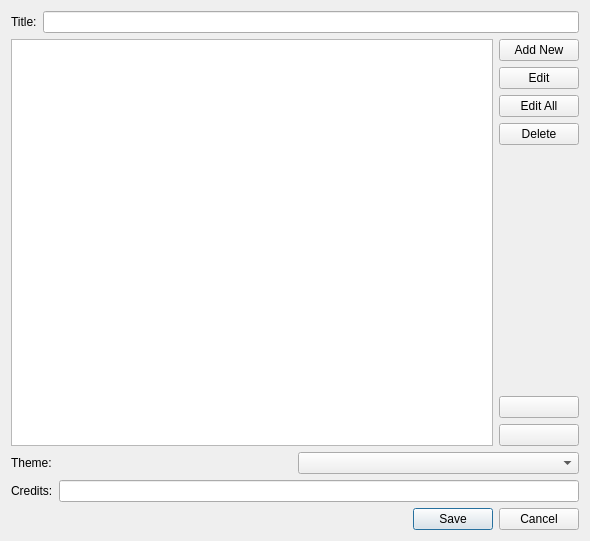
<?xml version="1.0" encoding="UTF-8"?>
<ui version="4.0">
 <class>customEditDialog</class>
 <widget class="QWidget" name="customEditDialog">
  <property name="geometry">
   <rect>
    <x>0</x>
    <y>0</y>
    <width>590</width>
    <height>541</height>
   </rect>
  </property>
  <property name="windowTitle">
   <string>Edit Custom Slides</string>
  </property>
  <property name="windowIcon">
   <iconset>
    <normaloff>:/icon/openlp.org-icon-32.bmp</normaloff>:/icon/openlp.org-icon-32.bmp</iconset>
  </property>
  <layout class="QGridLayout" name="gridLayout">
   <item row="2" column="0">
    <layout class="QHBoxLayout" name="horizontalLayout_3">
     <item>
      <widget class="QLabel" name="ThemeLabel">
       <property name="text">
        <string>Theme:</string>
       </property>
      </widget>
     </item>
     <item>
      <widget class="QComboBox" name="ThemeComboBox">
       <property name="toolTip">
        <string extracomment="Select custom theme for slide"/>
       </property>
      </widget>
     </item>
    </layout>
   </item>
   <item row="3" column="0">
    <layout class="QHBoxLayout" name="horizontalLayout_2">
     <item>
      <widget class="QLabel" name="CreditLabel">
       <property name="text">
        <string>Credits:</string>
       </property>
      </widget>
     </item>
     <item>
      <widget class="QLineEdit" name="CreditEdit"/>
     </item>
    </layout>
   </item>
   <item row="4" column="0">
    <widget class="QDialogButtonBox" name="buttonBox">
     <property name="toolTip">
      <string extracomment="Edit dialog"/>
     </property>
     <property name="standardButtons">
      <set>QDialogButtonBox::Cancel|QDialogButtonBox::Save</set>
     </property>
    </widget>
   </item>
   <item row="1" column="0">
    <layout class="QHBoxLayout" name="horizontalLayout_4">
     <item>
      <widget class="QListWidget" name="VerseListView">
       <property name="alternatingRowColors">
        <bool>true</bool>
       </property>
      </widget>
     </item>
     <item>
      <layout class="QVBoxLayout" name="verticalLayout">
       <item>
        <widget class="QPushButton" name="AddButton">
         <property name="toolTip">
          <string extracomment="Adds a new slide at bottom"/>
         </property>
         <property name="text">
          <string>Add New</string>
         </property>
        </widget>
       </item>
       <item>
        <widget class="QPushButton" name="EditButton">
         <property name="toolTip">
          <string extracomment="Edit selected slide"/>
         </property>
         <property name="text">
          <string>Edit</string>
         </property>
        </widget>
       </item>
       <item>
        <widget class="QPushButton" name="EditAllButton">
         <property name="toolTip">
          <string extracomment="Edit all slides"/>
         </property>
         <property name="text">
          <string>Edit All</string>
         </property>
        </widget>
       </item>
       <item>
        <widget class="QPushButton" name="DeleteButton">
         <property name="toolTip">
          <string extracomment="Delete selected slide"/>
         </property>
         <property name="text">
          <string>Delete</string>
         </property>
        </widget>
       </item>
       <item>
        <spacer name="verticalSpacer">
         <property name="orientation">
          <enum>Qt::Vertical</enum>
         </property>
         <property name="sizeHint" stdset="0">
          <size>
           <width>20</width>
           <height>128</height>
          </size>
         </property>
        </spacer>
       </item>
       <item>
        <widget class="QPushButton" name="UpButton">
         <property name="toolTip">
          <string extracomment="Move slide up 1"/>
         </property>
         <property name="text">
          <string/>
         </property>
         <property name="icon">
          <iconset resource="../images/openlp-2.qrc">
           <normaloff>:/services/service_up.png</normaloff>:/services/service_up.png</iconset>
         </property>
        </widget>
       </item>
       <item>
        <widget class="QPushButton" name="DownButton">
         <property name="toolTip">
          <string extracomment="Move slide down 1"/>
         </property>
         <property name="text">
          <string/>
         </property>
         <property name="icon">
          <iconset resource="../images/openlp-2.qrc">
           <normaloff>:/services/service_down.png</normaloff>:/services/service_down.png</iconset>
         </property>
        </widget>
       </item>
      </layout>
     </item>
    </layout>
   </item>
   <item row="0" column="0">
    <layout class="QHBoxLayout" name="horizontalLayout">
     <item>
      <widget class="QLabel" name="TitleLabel">
       <property name="text">
        <string>Title:</string>
       </property>
      </widget>
     </item>
     <item>
      <widget class="QLineEdit" name="TitleEdit"/>
     </item>
    </layout>
   </item>
  </layout>
 </widget>
 <tabstops>
  <tabstop>TitleEdit</tabstop>
  <tabstop>VerseListView</tabstop>
  <tabstop>CreditEdit</tabstop>
  <tabstop>ThemeComboBox</tabstop>
 </tabstops>
 <resources>
  <include location="../images/openlp-2.qrc"/>
 </resources>
 <connections>
  <connection>
   <sender>buttonBox</sender>
   <signal>accepted()</signal>
   <receiver>customEditDialog</receiver>
   <slot>accept()</slot>
   <hints>
    <hint type="sourcelabel">
     <x>294</x>
     <y>524</y>
    </hint>
    <hint type="destinationlabel">
     <x>294</x>
     <y>270</y>
    </hint>
   </hints>
  </connection>
  <connection>
   <sender>buttonBox</sender>
   <signal>rejected()</signal>
   <receiver>customEditDialog</receiver>
   <slot>close()</slot>
   <hints>
    <hint type="sourcelabel">
     <x>294</x>
     <y>524</y>
    </hint>
    <hint type="destinationlabel">
     <x>294</x>
     <y>270</y>
    </hint>
   </hints>
  </connection>
 </connections>
 <slots>
  <slot>accept()</slot>
  <slot>rejected()</slot>
  <slot>onAddButtonPressed()</slot>
  <slot>onDeleteButtonPressed()</slot>
  <slot>onSaveButtonPressed()</slot>
  <slot>onEditButtonPressed()</slot>
 </slots>
</ui>
